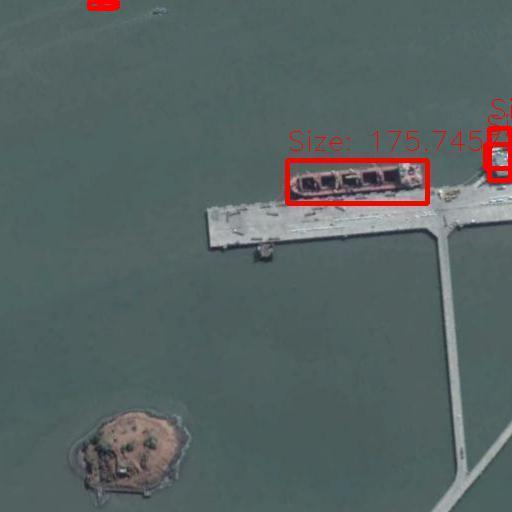
#> input picture home/model/SIH5/model/darknet/Chipped/512_512.jpg, 512 x 512 px
$ python r3unfile.py Chipped/512_512.jpg Chipped/1024_1024.jpg 5
#> lines starting #> are read from the running program, lines starting #| are printed output that depends on the picture
import numpy as np
import matplotlib.pyplot as plt
import cv2
import os
import shutil
import sys
import PIL, PIL.Image, PIL.ImageFile
from sklearn.cluster import KMeans
# from exceptions import IOError

s = str(sys.argv[1])


# [4 lines of commented-out code are left out]

img = cv2.imread(s)
#> img is the input picture: shape (512, 512, 3); mean B, G, R 98.7, 99.4, 87.2
# [8 lines of commented-out code are left out]

m = img.shape[0]
#> m = 512
n = img.shape[1]
#> n = 512
img = img[:,:,[2,1,0]]

print('Original shape of image:', img.shape)
#| Original shape of image: (512, 512, 3)
dim = 512
m = dim*(m//dim)
n = dim*(n//dim)
img = img[:m, :n, :]
print('New shape of image for chipping: ', img.shape)
#| New shape of image for chipping:  (512, 512, 3)

os.system('sudo rm -r ./Chipped')
os.system('sudo rm -r ./results')
os.system('mkdir ./Chipped')
os.system('mkdir ./results')
count = 1
print('Chipping....', end = ' ')
path = str(os.getcwd())
fw = open('./testImages.txt', 'w')
for i in range(0,m,dim):
    for j in range(0,n,dim):
        temp = img[i:i+dim,j:j+dim,:]
        plt.imsave("./Chipped/"+str(i + dim)+'_'+str(j + dim)+".jpg",temp)
        fw.write(path + "/Chipped/"+str(i + dim)+'_'+str(j + dim)+".jpg\n")
        count += 1
#> after the loop, count = 2
fw.close()
print('Chipped')

print('Predicting....', count)
#> (printed output is left out)
if count == 2:
    os.system("sudo ./darknet detector test ./data/ship.data ./cfg/yolov3-ship.cfg ./yolov3-ship_last.weights\ 3 ./Chipped/512_512.jpg")
    os.system("cp ./predictions.jpg "+sys.argv[2] + '/media/images/result.jpg')
else:
    # os.system("./darknet detector valid ./data/ship.data ./cfg/yolov3-ship.cfg ./yolov3-ship_last.weights\ 3 ./results.txt")
    os.system("sudo ./darknet detector valid ./data/ship.data ./cfg/yolov3-ship.cfg ./yolov3-ship_1200.weights ./results.txt")
# [6 lines of commented-out code are left out]

print('Creating rectangles...')
fr = open('./results/comp4_det_test_ship.txt', 'r')
#> (reads home/model/SIH5/model/darknet/results/comp4_det_test_ship.txt from the repository)
ls = fr.readlines()
count = 1
print('current path: ' + os.getcwd())
print(sys.argv[3])
for line in ls:
    line = str(line)
    image, prob, x, y, w, h = line.split()
    prob, x, y, w, h = float(prob), float(x), float(y), float(w), float(h)
    if prob > 0.18:
        im = cv2.imread('./Chipped/' + image + '.jpg')
        im = cv2.cvtColor(im,cv2.COLOR_RGB2BGR)
        im = np.array(im, dtype=np.uint8)
        # print('im shape: ' + im.shape)
        print(count, image, prob)
        count += 1

        pt1 = (int(x), int(y))
        pt2 = (int(w), int(h))
        col = (255, 0, 0)

        cv2.rectangle(im, pt1, pt2, col, 4)
        ship_size = (np.sum((np.array(pt1) - np.array(pt2))**2)**0.5)*float(sys.argv[3])
        cv2.putText(im, 'Size: ' + str(ship_size) , (int(x), int(y-10)), cv2.FONT_HERSHEY_SIMPLEX, 0.9, col, 1)
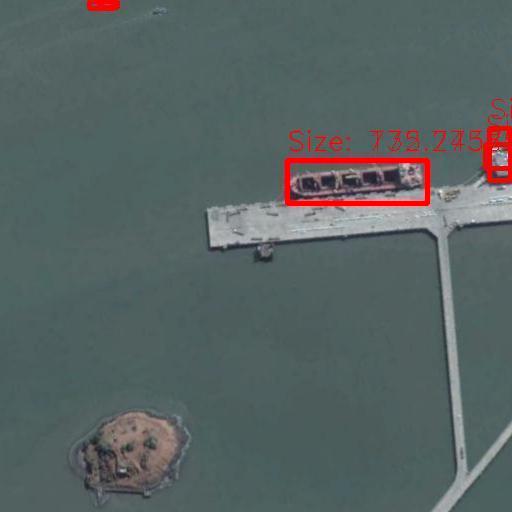
#> im: shape (512, 512, 3); mean R, G, B 87.8, 99, 98.4
        plt.imsave('./Chipped/' + image + '.jpg', im)
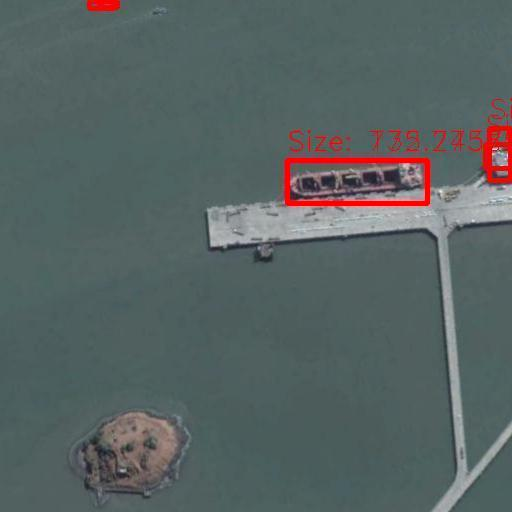
#> saved as 512_512.jpg: shape (512, 512, 3); mean R, G, B 87.8, 99.1, 98.5
#> (the run stopped early here; a loop or call above may not have finished)
